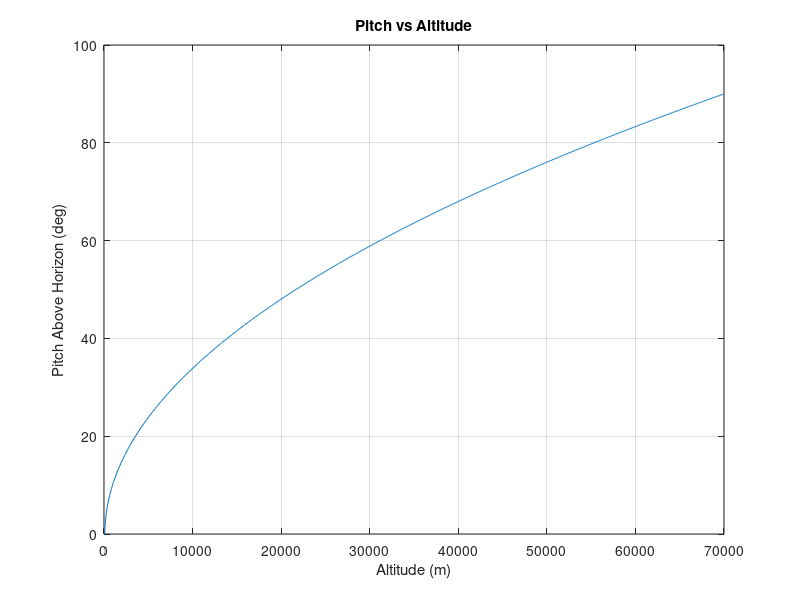

This figure's MATLAB source:
X = linspace(0,70000,1000)';
switch_alt = 100;
end_alt    = 70000;
alt_diff = end_alt - switch_alt;
for iX =1:length(X)
    
    Y(iX,1) = max(0,min(90,90*sqrt((X(iX) - switch_alt)/alt_diff)));    
end

plot(X,Y)
grid on
xlabel('Altitude (m)')
ylabel('Pitch Above Horizon (deg)')
title('Pitch vs Altitude')